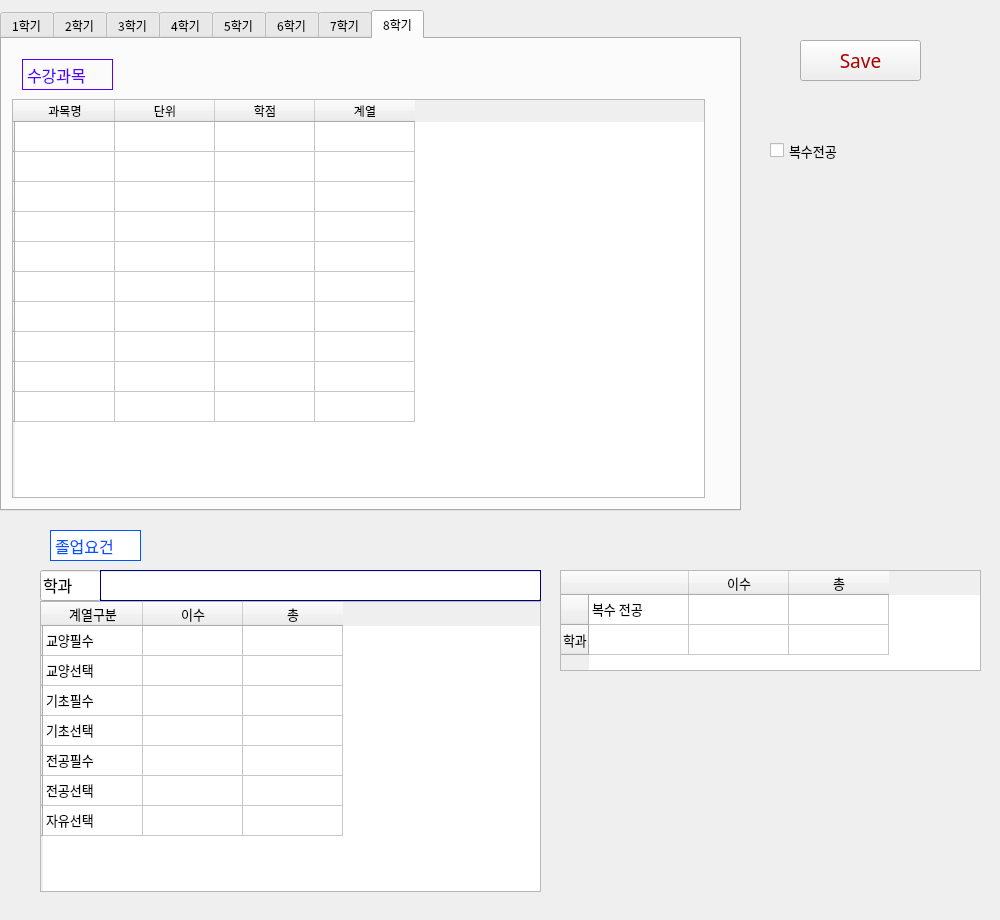
<?xml version="1.0" encoding="UTF-8"?>
<ui version="4.0">
 <class>course</class>
 <widget class="QWidget" name="course">
  <property name="geometry">
   <rect>
    <x>0</x>
    <y>0</y>
    <width>1000</width>
    <height>920</height>
   </rect>
  </property>
  <property name="font">
   <font>
    <family>1훈점보맘보 B</family>
    <weight>50</weight>
    <bold>false</bold>
   </font>
  </property>
  <property name="windowTitle">
   <string>Form</string>
  </property>
  <widget class="QTableWidget" name="tableWidget9">
   <property name="enabled">
    <bool>true</bool>
   </property>
   <property name="geometry">
    <rect>
     <x>40</x>
     <y>601</y>
     <width>501</width>
     <height>291</height>
    </rect>
   </property>
   <property name="font">
    <font>
     <family>1훈점보맘보 B</family>
     <pointsize>10</pointsize>
     <weight>50</weight>
     <bold>false</bold>
     <kerning>true</kerning>
    </font>
   </property>
   <property name="verticalScrollBarPolicy">
    <enum>Qt::ScrollBarAlwaysOff</enum>
   </property>
   <property name="horizontalScrollBarPolicy">
    <enum>Qt::ScrollBarAlwaysOff</enum>
   </property>
   <property name="autoScroll">
    <bool>false</bool>
   </property>
   <property name="editTriggers">
    <set>QAbstractItemView::NoEditTriggers</set>
   </property>
   <property name="showDropIndicator" stdset="0">
    <bool>false</bool>
   </property>
   <property name="dragDropOverwriteMode">
    <bool>false</bool>
   </property>
   <row>
    <property name="text">
     <string/>
    </property>
   </row>
   <row>
    <property name="text">
     <string/>
    </property>
   </row>
   <row>
    <property name="text">
     <string/>
    </property>
   </row>
   <row>
    <property name="text">
     <string/>
    </property>
   </row>
   <row>
    <property name="text">
     <string/>
    </property>
   </row>
   <row>
    <property name="text">
     <string/>
    </property>
   </row>
   <row>
    <property name="text">
     <string/>
    </property>
   </row>
   <column>
    <property name="text">
     <string>계열구분</string>
    </property>
   </column>
   <column>
    <property name="text">
     <string>이수</string>
    </property>
   </column>
   <column>
    <property name="text">
     <string>총</string>
    </property>
   </column>
   <item row="0" column="0">
    <property name="text">
     <string>교양필수</string>
    </property>
   </item>
   <item row="1" column="0">
    <property name="text">
     <string>교양선택</string>
    </property>
   </item>
   <item row="2" column="0">
    <property name="text">
     <string>기초필수</string>
    </property>
   </item>
   <item row="3" column="0">
    <property name="text">
     <string>기초선택</string>
    </property>
   </item>
   <item row="4" column="0">
    <property name="text">
     <string>전공필수</string>
    </property>
   </item>
   <item row="5" column="0">
    <property name="text">
     <string>전공선택</string>
    </property>
   </item>
   <item row="6" column="0">
    <property name="text">
     <string>자유선택</string>
    </property>
   </item>
  </widget>
  <widget class="QTabWidget" name="tabWidget">
   <property name="geometry">
    <rect>
     <x>0</x>
     <y>10</y>
     <width>741</width>
     <height>501</height>
    </rect>
   </property>
   <property name="font">
    <font>
     <family>1훈점보맘보 B</family>
     <weight>50</weight>
     <bold>false</bold>
    </font>
   </property>
   <property name="currentIndex">
    <number>7</number>
   </property>
   <widget class="QWidget" name="tab_57">
    <attribute name="title">
     <string>1학기</string>
    </attribute>
    <widget class="QTableWidget" name="tableWidget1">
     <property name="geometry">
      <rect>
       <x>10</x>
       <y>60</y>
       <width>693</width>
       <height>399</height>
      </rect>
     </property>
     <property name="font">
      <font>
       <family>1훈점보맘보 B</family>
       <weight>50</weight>
       <bold>false</bold>
      </font>
     </property>
     <property name="verticalScrollBarPolicy">
      <enum>Qt::ScrollBarAlwaysOff</enum>
     </property>
     <property name="horizontalScrollBarPolicy">
      <enum>Qt::ScrollBarAlwaysOff</enum>
     </property>
     <property name="alternatingRowColors">
      <bool>false</bool>
     </property>
     <row>
      <property name="text">
       <string/>
      </property>
     </row>
     <row>
      <property name="text">
       <string/>
      </property>
     </row>
     <row>
      <property name="text">
       <string/>
      </property>
     </row>
     <row>
      <property name="text">
       <string/>
      </property>
     </row>
     <row>
      <property name="text">
       <string/>
      </property>
     </row>
     <row>
      <property name="text">
       <string/>
      </property>
     </row>
     <row>
      <property name="text">
       <string/>
      </property>
     </row>
     <row>
      <property name="text">
       <string/>
      </property>
     </row>
     <row>
      <property name="text">
       <string/>
      </property>
     </row>
     <row>
      <property name="text">
       <string/>
      </property>
     </row>
     <column>
      <property name="text">
       <string>과목명</string>
      </property>
     </column>
     <column>
      <property name="text">
       <string>단위</string>
      </property>
     </column>
     <column>
      <property name="text">
       <string>학점</string>
      </property>
     </column>
     <column>
      <property name="text">
       <string>계열</string>
      </property>
     </column>
    </widget>
    <widget class="QLabel" name="label_57">
     <property name="geometry">
      <rect>
       <x>20</x>
       <y>20</y>
       <width>91</width>
       <height>31</height>
      </rect>
     </property>
     <property name="font">
      <font>
       <family>1HoonJumbomambo</family>
       <pointsize>12</pointsize>
       <weight>50</weight>
       <italic>false</italic>
       <bold>false</bold>
      </font>
     </property>
     <property name="styleSheet">
      <string notr="true">color: rgb(85, 0, 255);
font: 12pt &quot;1HoonJumbomambo&quot;;</string>
     </property>
     <property name="frameShape">
      <enum>QFrame::Box</enum>
     </property>
     <property name="text">
      <string>수강과목</string>
     </property>
    </widget>
   </widget>
   <widget class="QWidget" name="tab_58">
    <attribute name="title">
     <string>2학기</string>
    </attribute>
    <widget class="QLabel" name="label_67">
     <property name="geometry">
      <rect>
       <x>20</x>
       <y>20</y>
       <width>91</width>
       <height>31</height>
      </rect>
     </property>
     <property name="font">
      <font>
       <family>1HoonJumbomambo</family>
       <pointsize>12</pointsize>
       <weight>50</weight>
       <italic>false</italic>
       <bold>false</bold>
      </font>
     </property>
     <property name="styleSheet">
      <string notr="true">color: rgb(85, 0, 255);
font: 12pt &quot;1HoonJumbomambo&quot;;</string>
     </property>
     <property name="frameShape">
      <enum>QFrame::Box</enum>
     </property>
     <property name="text">
      <string>수강과목</string>
     </property>
    </widget>
    <widget class="QTableWidget" name="tableWidget2">
     <property name="geometry">
      <rect>
       <x>10</x>
       <y>60</y>
       <width>693</width>
       <height>399</height>
      </rect>
     </property>
     <property name="font">
      <font>
       <family>1훈점보맘보 B</family>
       <weight>50</weight>
       <bold>false</bold>
      </font>
     </property>
     <property name="verticalScrollBarPolicy">
      <enum>Qt::ScrollBarAlwaysOff</enum>
     </property>
     <property name="horizontalScrollBarPolicy">
      <enum>Qt::ScrollBarAlwaysOff</enum>
     </property>
     <property name="alternatingRowColors">
      <bool>false</bool>
     </property>
     <row>
      <property name="text">
       <string/>
      </property>
     </row>
     <row>
      <property name="text">
       <string/>
      </property>
     </row>
     <row>
      <property name="text">
       <string/>
      </property>
     </row>
     <row>
      <property name="text">
       <string/>
      </property>
     </row>
     <row>
      <property name="text">
       <string/>
      </property>
     </row>
     <row>
      <property name="text">
       <string/>
      </property>
     </row>
     <row>
      <property name="text">
       <string/>
      </property>
     </row>
     <row>
      <property name="text">
       <string/>
      </property>
     </row>
     <row>
      <property name="text">
       <string/>
      </property>
     </row>
     <row>
      <property name="text">
       <string/>
      </property>
     </row>
     <column>
      <property name="text">
       <string>과목명</string>
      </property>
     </column>
     <column>
      <property name="text">
       <string>단위</string>
      </property>
     </column>
     <column>
      <property name="text">
       <string>학점</string>
      </property>
     </column>
     <column>
      <property name="text">
       <string>계열</string>
      </property>
     </column>
    </widget>
   </widget>
   <widget class="QWidget" name="tab_59">
    <attribute name="title">
     <string>3학기</string>
    </attribute>
    <widget class="QLabel" name="label_58">
     <property name="geometry">
      <rect>
       <x>20</x>
       <y>20</y>
       <width>91</width>
       <height>31</height>
      </rect>
     </property>
     <property name="font">
      <font>
       <family>1HoonJumbomambo</family>
       <pointsize>12</pointsize>
       <weight>50</weight>
       <italic>false</italic>
       <bold>false</bold>
      </font>
     </property>
     <property name="styleSheet">
      <string notr="true">color: rgb(85, 0, 255);
font: 12pt &quot;1HoonJumbomambo&quot;;</string>
     </property>
     <property name="frameShape">
      <enum>QFrame::Box</enum>
     </property>
     <property name="text">
      <string>수강과목</string>
     </property>
    </widget>
    <widget class="QTableWidget" name="tableWidget3">
     <property name="geometry">
      <rect>
       <x>10</x>
       <y>60</y>
       <width>693</width>
       <height>399</height>
      </rect>
     </property>
     <property name="font">
      <font>
       <family>1훈점보맘보 B</family>
       <weight>50</weight>
       <bold>false</bold>
      </font>
     </property>
     <property name="verticalScrollBarPolicy">
      <enum>Qt::ScrollBarAlwaysOff</enum>
     </property>
     <property name="horizontalScrollBarPolicy">
      <enum>Qt::ScrollBarAlwaysOff</enum>
     </property>
     <property name="alternatingRowColors">
      <bool>false</bool>
     </property>
     <row>
      <property name="text">
       <string/>
      </property>
     </row>
     <row>
      <property name="text">
       <string/>
      </property>
     </row>
     <row>
      <property name="text">
       <string/>
      </property>
     </row>
     <row>
      <property name="text">
       <string/>
      </property>
     </row>
     <row>
      <property name="text">
       <string/>
      </property>
     </row>
     <row>
      <property name="text">
       <string/>
      </property>
     </row>
     <row>
      <property name="text">
       <string/>
      </property>
     </row>
     <row>
      <property name="text">
       <string/>
      </property>
     </row>
     <row>
      <property name="text">
       <string/>
      </property>
     </row>
     <row>
      <property name="text">
       <string/>
      </property>
     </row>
     <column>
      <property name="text">
       <string>과목명</string>
      </property>
     </column>
     <column>
      <property name="text">
       <string>단위</string>
      </property>
     </column>
     <column>
      <property name="text">
       <string>학점</string>
      </property>
     </column>
     <column>
      <property name="text">
       <string>계열</string>
      </property>
     </column>
    </widget>
   </widget>
   <widget class="QWidget" name="tab_60">
    <attribute name="title">
     <string>4학기</string>
    </attribute>
    <widget class="QLabel" name="label_59">
     <property name="geometry">
      <rect>
       <x>20</x>
       <y>20</y>
       <width>91</width>
       <height>31</height>
      </rect>
     </property>
     <property name="font">
      <font>
       <family>1HoonJumbomambo</family>
       <pointsize>12</pointsize>
       <weight>50</weight>
       <italic>false</italic>
       <bold>false</bold>
      </font>
     </property>
     <property name="styleSheet">
      <string notr="true">color: rgb(85, 0, 255);
font: 12pt &quot;1HoonJumbomambo&quot;;</string>
     </property>
     <property name="frameShape">
      <enum>QFrame::Box</enum>
     </property>
     <property name="text">
      <string>수강과목</string>
     </property>
    </widget>
    <widget class="QTableWidget" name="tableWidget4">
     <property name="geometry">
      <rect>
       <x>10</x>
       <y>60</y>
       <width>693</width>
       <height>399</height>
      </rect>
     </property>
     <property name="font">
      <font>
       <family>1훈점보맘보 B</family>
       <weight>50</weight>
       <bold>false</bold>
      </font>
     </property>
     <property name="verticalScrollBarPolicy">
      <enum>Qt::ScrollBarAlwaysOff</enum>
     </property>
     <property name="horizontalScrollBarPolicy">
      <enum>Qt::ScrollBarAlwaysOff</enum>
     </property>
     <property name="alternatingRowColors">
      <bool>false</bool>
     </property>
     <row>
      <property name="text">
       <string/>
      </property>
     </row>
     <row>
      <property name="text">
       <string/>
      </property>
     </row>
     <row>
      <property name="text">
       <string/>
      </property>
     </row>
     <row>
      <property name="text">
       <string/>
      </property>
     </row>
     <row>
      <property name="text">
       <string/>
      </property>
     </row>
     <row>
      <property name="text">
       <string/>
      </property>
     </row>
     <row>
      <property name="text">
       <string/>
      </property>
     </row>
     <row>
      <property name="text">
       <string/>
      </property>
     </row>
     <row>
      <property name="text">
       <string/>
      </property>
     </row>
     <row>
      <property name="text">
       <string/>
      </property>
     </row>
     <column>
      <property name="text">
       <string>과목명</string>
      </property>
     </column>
     <column>
      <property name="text">
       <string>단위</string>
      </property>
     </column>
     <column>
      <property name="text">
       <string>학점</string>
      </property>
     </column>
     <column>
      <property name="text">
       <string>계열</string>
      </property>
     </column>
    </widget>
   </widget>
   <widget class="QWidget" name="tab_61">
    <attribute name="title">
     <string>5학기</string>
    </attribute>
    <widget class="QLabel" name="label_60">
     <property name="geometry">
      <rect>
       <x>20</x>
       <y>20</y>
       <width>91</width>
       <height>31</height>
      </rect>
     </property>
     <property name="font">
      <font>
       <family>1HoonJumbomambo</family>
       <pointsize>12</pointsize>
       <weight>50</weight>
       <italic>false</italic>
       <bold>false</bold>
      </font>
     </property>
     <property name="styleSheet">
      <string notr="true">color: rgb(85, 0, 255);
font: 12pt &quot;1HoonJumbomambo&quot;;</string>
     </property>
     <property name="frameShape">
      <enum>QFrame::Box</enum>
     </property>
     <property name="text">
      <string>수강과목</string>
     </property>
    </widget>
    <widget class="QTableWidget" name="tableWidget5">
     <property name="geometry">
      <rect>
       <x>10</x>
       <y>60</y>
       <width>693</width>
       <height>399</height>
      </rect>
     </property>
     <property name="font">
      <font>
       <family>1훈점보맘보 B</family>
       <weight>50</weight>
       <bold>false</bold>
      </font>
     </property>
     <property name="verticalScrollBarPolicy">
      <enum>Qt::ScrollBarAlwaysOff</enum>
     </property>
     <property name="horizontalScrollBarPolicy">
      <enum>Qt::ScrollBarAlwaysOff</enum>
     </property>
     <property name="alternatingRowColors">
      <bool>false</bool>
     </property>
     <row>
      <property name="text">
       <string/>
      </property>
     </row>
     <row>
      <property name="text">
       <string/>
      </property>
     </row>
     <row>
      <property name="text">
       <string/>
      </property>
     </row>
     <row>
      <property name="text">
       <string/>
      </property>
     </row>
     <row>
      <property name="text">
       <string/>
      </property>
     </row>
     <row>
      <property name="text">
       <string/>
      </property>
     </row>
     <row>
      <property name="text">
       <string/>
      </property>
     </row>
     <row>
      <property name="text">
       <string/>
      </property>
     </row>
     <row>
      <property name="text">
       <string/>
      </property>
     </row>
     <row>
      <property name="text">
       <string/>
      </property>
     </row>
     <column>
      <property name="text">
       <string>과목명</string>
      </property>
     </column>
     <column>
      <property name="text">
       <string>단위</string>
      </property>
     </column>
     <column>
      <property name="text">
       <string>학점</string>
      </property>
     </column>
     <column>
      <property name="text">
       <string>계열</string>
      </property>
     </column>
    </widget>
   </widget>
   <widget class="QWidget" name="tab_62">
    <attribute name="title">
     <string>6학기</string>
    </attribute>
    <widget class="QLabel" name="label_61">
     <property name="geometry">
      <rect>
       <x>20</x>
       <y>20</y>
       <width>91</width>
       <height>31</height>
      </rect>
     </property>
     <property name="font">
      <font>
       <family>1HoonJumbomambo</family>
       <pointsize>12</pointsize>
       <weight>50</weight>
       <italic>false</italic>
       <bold>false</bold>
      </font>
     </property>
     <property name="styleSheet">
      <string notr="true">color: rgb(85, 0, 255);
font: 12pt &quot;1HoonJumbomambo&quot;;</string>
     </property>
     <property name="frameShape">
      <enum>QFrame::Box</enum>
     </property>
     <property name="text">
      <string>수강과목</string>
     </property>
    </widget>
    <widget class="QTableWidget" name="tableWidget6">
     <property name="geometry">
      <rect>
       <x>10</x>
       <y>60</y>
       <width>693</width>
       <height>399</height>
      </rect>
     </property>
     <property name="font">
      <font>
       <family>1훈점보맘보 B</family>
       <weight>50</weight>
       <bold>false</bold>
      </font>
     </property>
     <property name="verticalScrollBarPolicy">
      <enum>Qt::ScrollBarAlwaysOff</enum>
     </property>
     <property name="horizontalScrollBarPolicy">
      <enum>Qt::ScrollBarAlwaysOff</enum>
     </property>
     <property name="alternatingRowColors">
      <bool>false</bool>
     </property>
     <row>
      <property name="text">
       <string/>
      </property>
     </row>
     <row>
      <property name="text">
       <string/>
      </property>
     </row>
     <row>
      <property name="text">
       <string/>
      </property>
     </row>
     <row>
      <property name="text">
       <string/>
      </property>
     </row>
     <row>
      <property name="text">
       <string/>
      </property>
     </row>
     <row>
      <property name="text">
       <string/>
      </property>
     </row>
     <row>
      <property name="text">
       <string/>
      </property>
     </row>
     <row>
      <property name="text">
       <string/>
      </property>
     </row>
     <row>
      <property name="text">
       <string/>
      </property>
     </row>
     <row>
      <property name="text">
       <string/>
      </property>
     </row>
     <column>
      <property name="text">
       <string>과목명</string>
      </property>
     </column>
     <column>
      <property name="text">
       <string>단위</string>
      </property>
     </column>
     <column>
      <property name="text">
       <string>학점</string>
      </property>
     </column>
     <column>
      <property name="text">
       <string>계열</string>
      </property>
     </column>
    </widget>
   </widget>
   <widget class="QWidget" name="tab_63">
    <attribute name="title">
     <string>7학기</string>
    </attribute>
    <widget class="QLabel" name="label_62">
     <property name="geometry">
      <rect>
       <x>20</x>
       <y>20</y>
       <width>91</width>
       <height>31</height>
      </rect>
     </property>
     <property name="font">
      <font>
       <family>1HoonJumbomambo</family>
       <pointsize>12</pointsize>
       <weight>50</weight>
       <italic>false</italic>
       <bold>false</bold>
      </font>
     </property>
     <property name="styleSheet">
      <string notr="true">color: rgb(85, 0, 255);
font: 12pt &quot;1HoonJumbomambo&quot;;</string>
     </property>
     <property name="frameShape">
      <enum>QFrame::Box</enum>
     </property>
     <property name="text">
      <string>수강과목</string>
     </property>
    </widget>
    <widget class="QTableWidget" name="tableWidget7">
     <property name="geometry">
      <rect>
       <x>10</x>
       <y>60</y>
       <width>693</width>
       <height>399</height>
      </rect>
     </property>
     <property name="font">
      <font>
       <family>1훈점보맘보 B</family>
       <weight>50</weight>
       <bold>false</bold>
      </font>
     </property>
     <property name="verticalScrollBarPolicy">
      <enum>Qt::ScrollBarAlwaysOff</enum>
     </property>
     <property name="horizontalScrollBarPolicy">
      <enum>Qt::ScrollBarAlwaysOff</enum>
     </property>
     <property name="alternatingRowColors">
      <bool>false</bool>
     </property>
     <row>
      <property name="text">
       <string/>
      </property>
     </row>
     <row>
      <property name="text">
       <string/>
      </property>
     </row>
     <row>
      <property name="text">
       <string/>
      </property>
     </row>
     <row>
      <property name="text">
       <string/>
      </property>
     </row>
     <row>
      <property name="text">
       <string/>
      </property>
     </row>
     <row>
      <property name="text">
       <string/>
      </property>
     </row>
     <row>
      <property name="text">
       <string/>
      </property>
     </row>
     <row>
      <property name="text">
       <string/>
      </property>
     </row>
     <row>
      <property name="text">
       <string/>
      </property>
     </row>
     <row>
      <property name="text">
       <string/>
      </property>
     </row>
     <column>
      <property name="text">
       <string>과목명</string>
      </property>
     </column>
     <column>
      <property name="text">
       <string>단위</string>
      </property>
     </column>
     <column>
      <property name="text">
       <string>학점</string>
      </property>
     </column>
     <column>
      <property name="text">
       <string>계열</string>
      </property>
     </column>
    </widget>
   </widget>
   <widget class="QWidget" name="tab_64">
    <attribute name="title">
     <string>8학기</string>
    </attribute>
    <widget class="QLabel" name="label_63">
     <property name="geometry">
      <rect>
       <x>20</x>
       <y>20</y>
       <width>91</width>
       <height>31</height>
      </rect>
     </property>
     <property name="font">
      <font>
       <family>1HoonJumbomambo</family>
       <pointsize>12</pointsize>
       <weight>50</weight>
       <italic>false</italic>
       <bold>false</bold>
      </font>
     </property>
     <property name="styleSheet">
      <string notr="true">color: rgb(85, 0, 255);
font: 12pt &quot;1HoonJumbomambo&quot;;</string>
     </property>
     <property name="frameShape">
      <enum>QFrame::Box</enum>
     </property>
     <property name="text">
      <string>수강과목</string>
     </property>
    </widget>
    <widget class="QTableWidget" name="tableWidget8">
     <property name="geometry">
      <rect>
       <x>10</x>
       <y>60</y>
       <width>693</width>
       <height>399</height>
      </rect>
     </property>
     <property name="font">
      <font>
       <family>1훈점보맘보 B</family>
       <weight>50</weight>
       <bold>false</bold>
      </font>
     </property>
     <property name="verticalScrollBarPolicy">
      <enum>Qt::ScrollBarAlwaysOff</enum>
     </property>
     <property name="horizontalScrollBarPolicy">
      <enum>Qt::ScrollBarAlwaysOff</enum>
     </property>
     <property name="alternatingRowColors">
      <bool>false</bool>
     </property>
     <row>
      <property name="text">
       <string/>
      </property>
     </row>
     <row>
      <property name="text">
       <string/>
      </property>
     </row>
     <row>
      <property name="text">
       <string/>
      </property>
     </row>
     <row>
      <property name="text">
       <string/>
      </property>
     </row>
     <row>
      <property name="text">
       <string/>
      </property>
     </row>
     <row>
      <property name="text">
       <string/>
      </property>
     </row>
     <row>
      <property name="text">
       <string/>
      </property>
     </row>
     <row>
      <property name="text">
       <string/>
      </property>
     </row>
     <row>
      <property name="text">
       <string/>
      </property>
     </row>
     <row>
      <property name="text">
       <string/>
      </property>
     </row>
     <column>
      <property name="text">
       <string>과목명</string>
      </property>
     </column>
     <column>
      <property name="text">
       <string>단위</string>
      </property>
     </column>
     <column>
      <property name="text">
       <string>학점</string>
      </property>
     </column>
     <column>
      <property name="text">
       <string>계열</string>
      </property>
     </column>
    </widget>
   </widget>
  </widget>
  <widget class="QCheckBox" name="checkBox">
   <property name="geometry">
    <rect>
     <x>770</x>
     <y>100</y>
     <width>171</width>
     <height>101</height>
    </rect>
   </property>
   <property name="font">
    <font>
     <family>1훈점보맘보 B</family>
     <pointsize>10</pointsize>
     <weight>50</weight>
     <bold>false</bold>
    </font>
   </property>
   <property name="text">
    <string>복수전공</string>
   </property>
   <property name="tristate">
    <bool>false</bool>
   </property>
  </widget>
  <widget class="QLabel" name="label_65">
   <property name="geometry">
    <rect>
     <x>50</x>
     <y>530</y>
     <width>91</width>
     <height>31</height>
    </rect>
   </property>
   <property name="font">
    <font>
     <family>1HoonJumbomambo</family>
     <pointsize>12</pointsize>
     <weight>50</weight>
     <italic>false</italic>
     <bold>false</bold>
    </font>
   </property>
   <property name="styleSheet">
    <string notr="true">color: rgb(0, 85, 255);
background-color: rgb(255, 255, 255);
font: 12pt &quot;1HoonJumbomambo&quot;;</string>
   </property>
   <property name="frameShape">
    <enum>QFrame::Box</enum>
   </property>
   <property name="text">
    <string>졸업요건</string>
   </property>
  </widget>
  <widget class="QLineEdit" name="lineEdit_2">
   <property name="geometry">
    <rect>
     <x>40</x>
     <y>570</y>
     <width>61</width>
     <height>31</height>
    </rect>
   </property>
   <property name="font">
    <font>
     <family>1훈점보맘보 B</family>
     <pointsize>12</pointsize>
     <weight>50</weight>
     <bold>false</bold>
    </font>
   </property>
   <property name="styleSheet">
    <string notr="true"/>
   </property>
   <property name="text">
    <string>학과</string>
   </property>
   <property name="readOnly">
    <bool>true</bool>
   </property>
  </widget>
  <widget class="QLineEdit" name="lineEdit">
   <property name="geometry">
    <rect>
     <x>100</x>
     <y>570</y>
     <width>441</width>
     <height>31</height>
    </rect>
   </property>
  </widget>
  <widget class="QTableWidget" name="tableWidget10">
   <property name="geometry">
    <rect>
     <x>560</x>
     <y>570</y>
     <width>421</width>
     <height>101</height>
    </rect>
   </property>
   <property name="font">
    <font>
     <family>1훈점보맘보 B</family>
     <pointsize>10</pointsize>
     <weight>50</weight>
     <bold>false</bold>
    </font>
   </property>
   <property name="frameShadow">
    <enum>QFrame::Sunken</enum>
   </property>
   <property name="lineWidth">
    <number>1</number>
   </property>
   <property name="verticalScrollBarPolicy">
    <enum>Qt::ScrollBarAlwaysOff</enum>
   </property>
   <property name="horizontalScrollBarPolicy">
    <enum>Qt::ScrollBarAlwaysOff</enum>
   </property>
   <property name="autoScroll">
    <bool>true</bool>
   </property>
   <property name="editTriggers">
    <set>QAbstractItemView::AnyKeyPressed|QAbstractItemView::DoubleClicked|QAbstractItemView::EditKeyPressed</set>
   </property>
   <property name="dragEnabled">
    <bool>true</bool>
   </property>
   <property name="dragDropOverwriteMode">
    <bool>true</bool>
   </property>
   <property name="alternatingRowColors">
    <bool>false</bool>
   </property>
   <property name="cornerButtonEnabled">
    <bool>true</bool>
   </property>
   <row>
    <property name="text">
     <string/>
    </property>
   </row>
   <row>
    <property name="text">
     <string>학과</string>
    </property>
   </row>
   <column>
    <property name="text">
     <string/>
    </property>
   </column>
   <column>
    <property name="text">
     <string>이수</string>
    </property>
   </column>
   <column>
    <property name="text">
     <string>총</string>
    </property>
   </column>
   <item row="0" column="0">
    <property name="text">
     <string>복수 전공</string>
    </property>
   </item>
  </widget>
  <widget class="QPushButton" name="pushButton">
   <property name="geometry">
    <rect>
     <x>800</x>
     <y>40</y>
     <width>121</width>
     <height>41</height>
    </rect>
   </property>
   <property name="font">
    <font>
     <family>1HoonJumbomambo</family>
     <pointsize>14</pointsize>
     <weight>50</weight>
     <bold>false</bold>
    </font>
   </property>
   <property name="styleSheet">
    <string notr="true">color: rgb(170, 0, 0);</string>
   </property>
   <property name="text">
    <string>Save</string>
   </property>
  </widget>
  <widget class="QLabel" name="label_66">
   <property name="geometry">
    <rect>
     <x>100</x>
     <y>570</y>
     <width>441</width>
     <height>31</height>
    </rect>
   </property>
   <property name="font">
    <font>
     <family>1훈점보맘보 B</family>
     <pointsize>12</pointsize>
     <weight>50</weight>
     <bold>false</bold>
    </font>
   </property>
   <property name="styleSheet">
    <string notr="true">color: rgb(0, 0, 127);</string>
   </property>
   <property name="frameShape">
    <enum>QFrame::Box</enum>
   </property>
   <property name="text">
    <string/>
   </property>
  </widget>
 </widget>
 <resources/>
 <connections/>
</ui>
